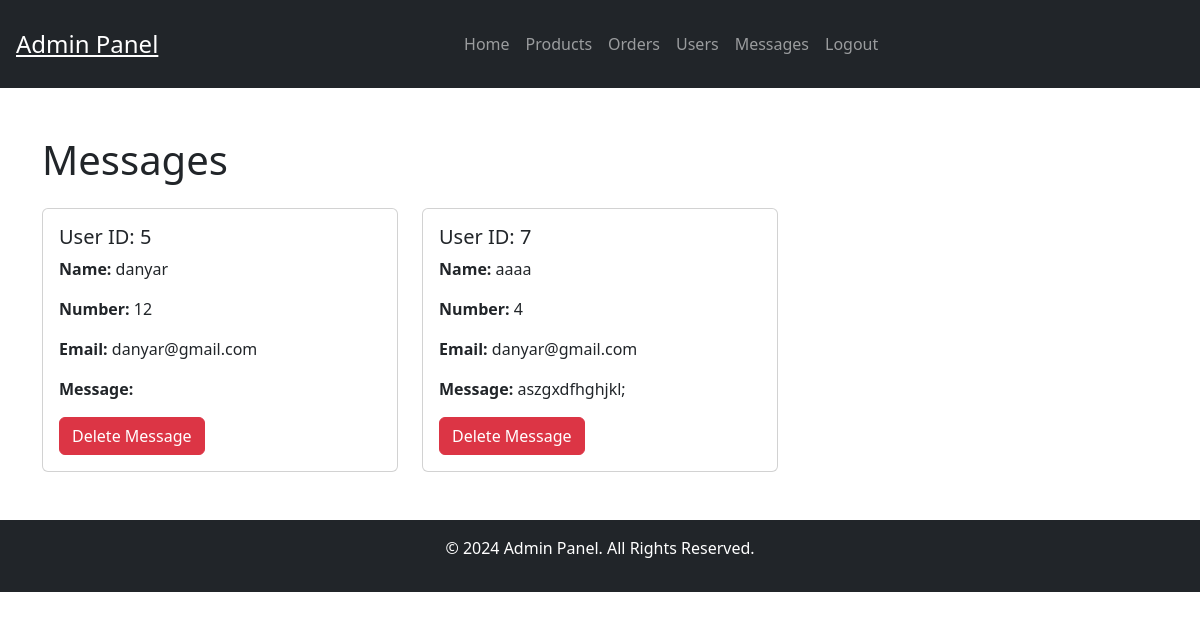
Screenshot of /adminContacts.php (signed in) with the database file from the repository.
### tables this page shows
CREATE TABLE `message` (
  `id` int(100) NOT NULL,
  `user_id` int(100) NOT NULL,
  `name` varchar(100) NOT NULL,
  `email` varchar(100) NOT NULL,
  `number` varchar(12) NOT NULL,
  `message` varchar(500) NOT NULL
);

### adminContacts.php (the view, shortened to what this page needs)
<?php
include 'adminHeader.php';
?>
<section class="messages container my-5">
    <h1 class="title mb-4">Messages</h1>
    <div class="row row-cols-1 row-cols-md-2 row-cols-lg-3 g-4">
        <?php
        $select_message = mysqli_query($conn, "SELECT * FROM `message`") or die('query failed');
        if (mysqli_num_rows($select_message) > 0) {
            while ($fetch_message = mysqli_fetch_assoc($select_message)) {
        ?>
                <div class="col">
                    <div class="card">
                        <div class="card-body">
                            <h5 class="card-title">User ID: <?php echo $fetch_message['user_id']; ?></h5>
                            <p><strong>Name:</strong> <?php echo $fetch_message['name']; ?></p>
                            <p><strong>Number:</strong> <?php echo $fetch_message['number']; ?></p>
                            <p><strong>Email:</strong> <?php echo $fetch_message['email']; ?></p>
                            <p><strong>Message:</strong> <span><?php echo $fetch_message['message']; ?></span></p>
                            <a href="admin_contacts.php?delete=<?php echo $fetch_message['id']; ?>" onclick="return confirm('Delete this message?');" class="btn btn-danger">Delete Message</a>
                        </div>
                    </div>
                </div>
        <?php
            }
        } else {
            echo '<p class="empty">You have no messages!</p>';
        }
        ?>
    </div>
</section>
<?php include 'adminFooter.php'; ?>

### rows the page displays
message: user "5", name "danyar", number "12", email "danyar@gmail.com"
message: user "7", name "aaaa", number "4", email "danyar@gmail.com", message "aszgxdfhghjkl;"
